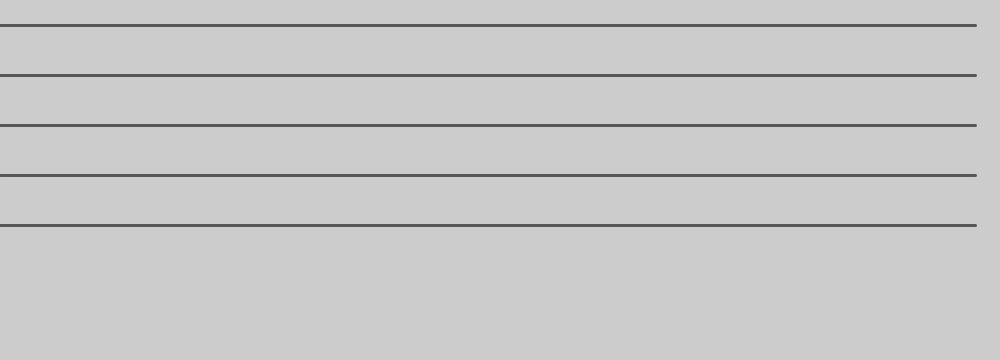
Frame 1 (no input)
Frame 60 (the mouse pressed at the canvas centre just before this capture): identical to frame 1, image omitted
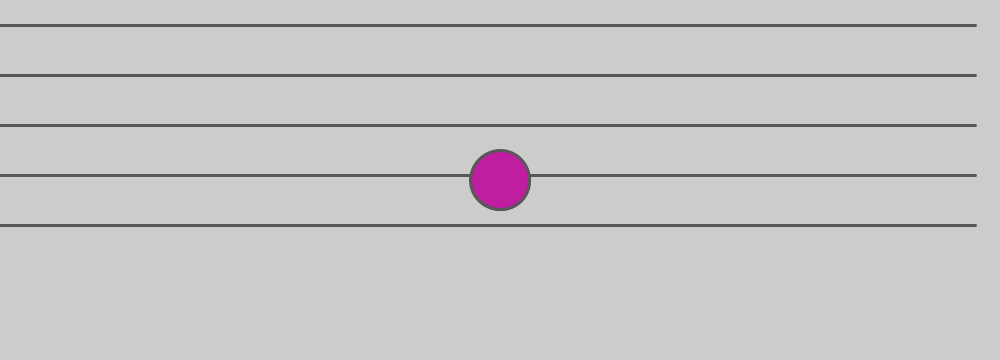
Frame 120 (the mouse held since frame 60 and released just before this capture)

The Processing sketch that drew these frames (run headless with seeded random() and noise(); from frame 60 on, the mouse is pressed at the canvas centre):

// Processing sketch: processing_119749
// ── processing_119749.pde

int circleSize=0;

void setup () { 

  size(1000, 360);
  smooth();
  strokeWeight(3);

  
  stroke(87);
  line(0, 25, 975, 25);
  stroke(87);
  line(0, 75, 975, 75);
  stroke(87);
  line(0, 125, 975, 125);
  stroke(87);
  line(0, 175, 975, 175);
  stroke(87);
  line(0, 225, 975, 225);
}


void draw () {
  if (mousePressed) {
    strokeWeight(3); 
    fill( random(255), random(255), random(255) );
    ellipse( mouseX, mouseY, circleSize, circleSize);
    circleSize=circleSize+1;
    
  } else 
  {
    circleSize=0;
  }

}









  
